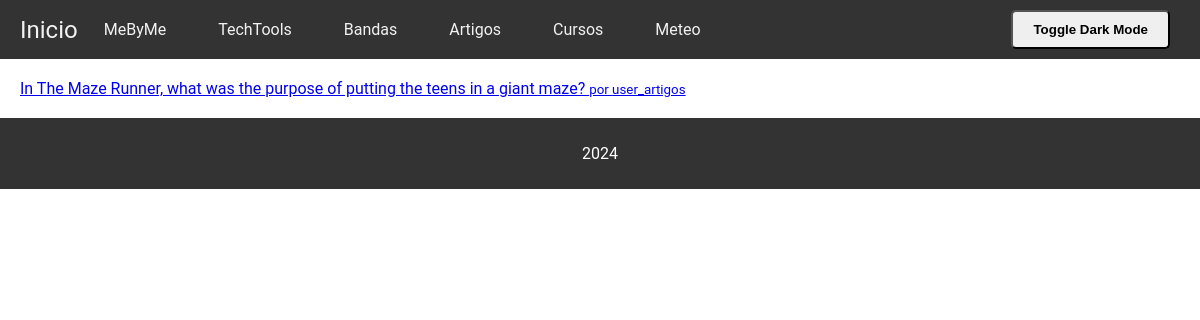
The app's page /artigos/ with its own data.
### artigos/models.py (models this page shows, shortened)
class Artigo(models.Model):
    titulo = models.CharField(max_length=200)
    autor = models.ForeignKey(User, on_delete=models.CASCADE, related_name='autor_artigo')
    conteudo = models.TextField()
    data_publicada = models.DateTimeField(auto_now_add=True)

### artigos/views.py (the view)
# urls.py: path('', views.lista_artigos, name='lista_artigos'),
def lista_artigos(request):
    artigos = Artigo.objects.all()
    return render(request, 'artigos/lista_artigos.html', {'artigos': artigos})

### artigos/templates/artigos/lista_artigos.html (shortened to what this page needs)
{% extends 'base.html' %}
{% block content %}
<div class="list-group">
    {% for artigo in artigos%}
    <a href="{% url 'artigos:detalhes_artigo' artigo.id %}" class="list-group-item list-group-item-action">
        {{ artigo.titulo}}
        <small>por {{ artigo.autor.username }}</small>
    </a>
    {% endfor %}
</div>
{% endblock %}

### static/css/styles.css (style rules this page uses)
body { font-family: 'Roboto', sans-serif; margin: 0; padding: 0; background-color: #fff; color: #333; min-height: 100vh; overflow-x: hidden; }

### records on screen
Artigo: titulo "In The Maze Runner, what was the purpose of putting the teens in a giant maze?", autor.username "user_artigos"
